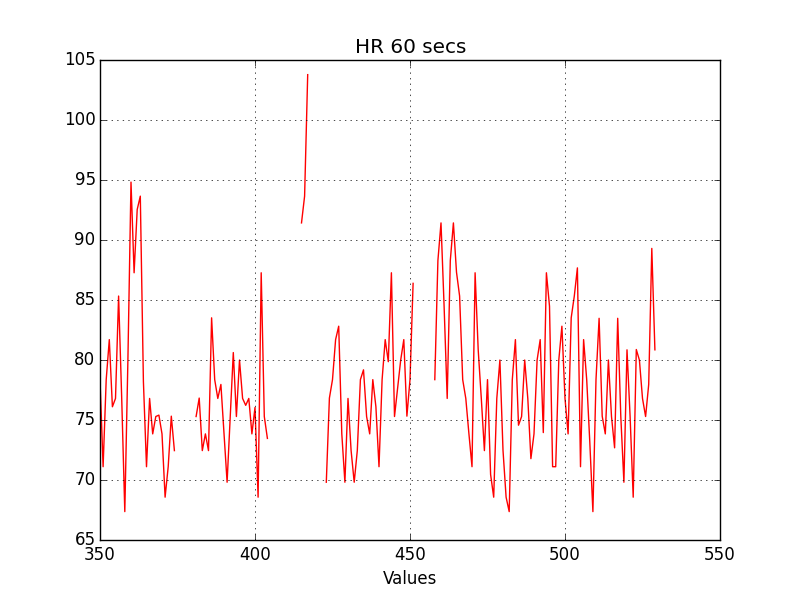
#> input picture test.png, 800 x 600 px
$ python -i HalfRecoveryTimeDetector.py   (imports and definitions only)   (Python 2 division)
#> lines starting #> are read from the running program, lines starting #| are printed output that depends on the picture
from scipy import signal
import numpy as np
import pylab as plt
from  scipy.ndimage.filters import gaussian_filter
from sklearn import preprocessing
import json
class HalfRecoveryTimeDetector:
	def __init__(self,_data,_segment=None):
		self._data = self.removeNones(_data)
		self._segment = _segment
		self._peaks = []
                #self.normalize()
		self.detect()
		self._xlim = None
	def removeNones(self,_data):
		return filter(lambda x: x!=None, _data)
        def normalize(self):
            min_max_scaler = preprocessing.MinMaxScaler()
            self._data = min_max_scaler.fit_transform(self._data)
	# [143 lines left out: functions detect, calculateDistances, plot, not called in this run]
        def toJson(self):
            return json.dumps(self._peaks)
        # [54 lines left out: functions toCSV, extract, not called in this run]

>>> import cv2
>>> picture = cv2.imread('test.png', cv2.IMREAD_GRAYSCALE)
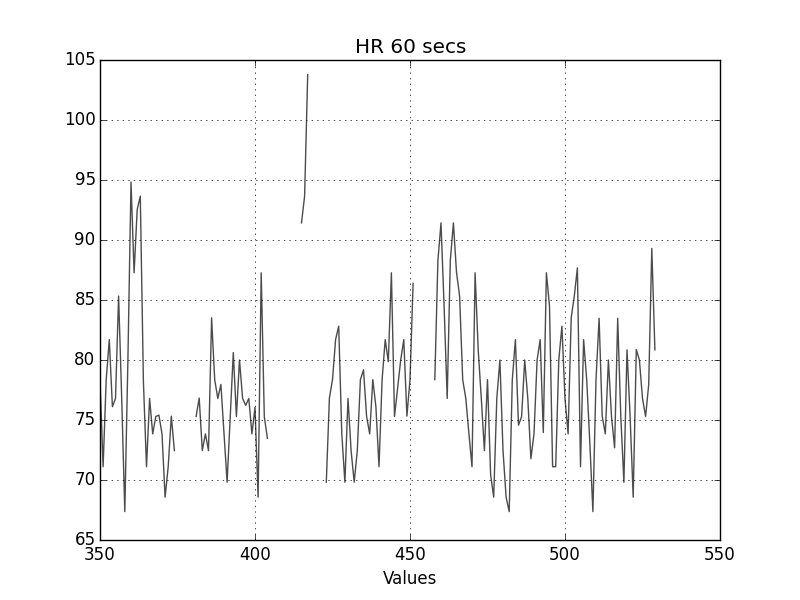
#> picture: shape (600, 800); min 0, max 255, mean 246.9
#> (the run stopped early here; a loop or call above may not have finished)
